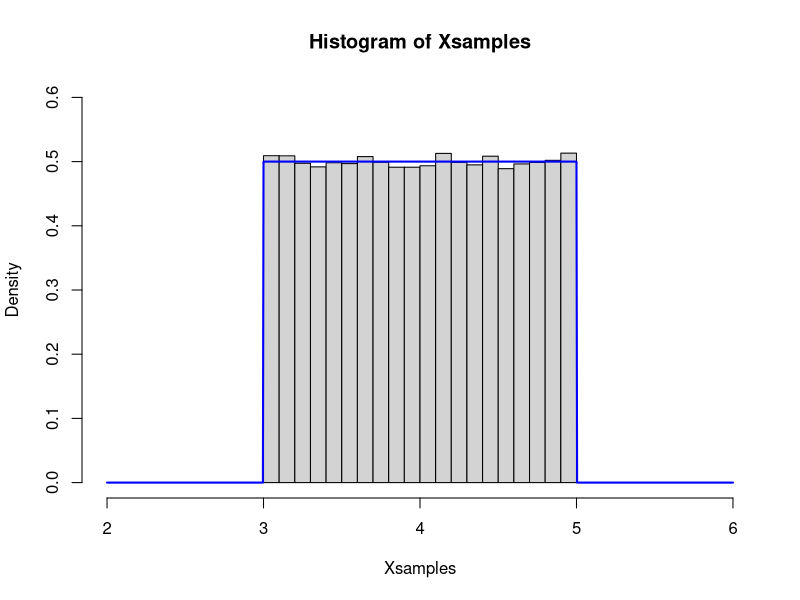

Write the R code that produced this figure.
## ---- chunk 1
n <- 1e5
Usamples <- runif(n)
Xsamples <- 2 * Usamples + 3
hist(Xsamples, probability = TRUE, xlim = c(2, 6), ylim = c(0, 0.6))
curve(dunif(x, 3, 5), add = TRUE, n = 1001, lwd = 2, col = "blue")
